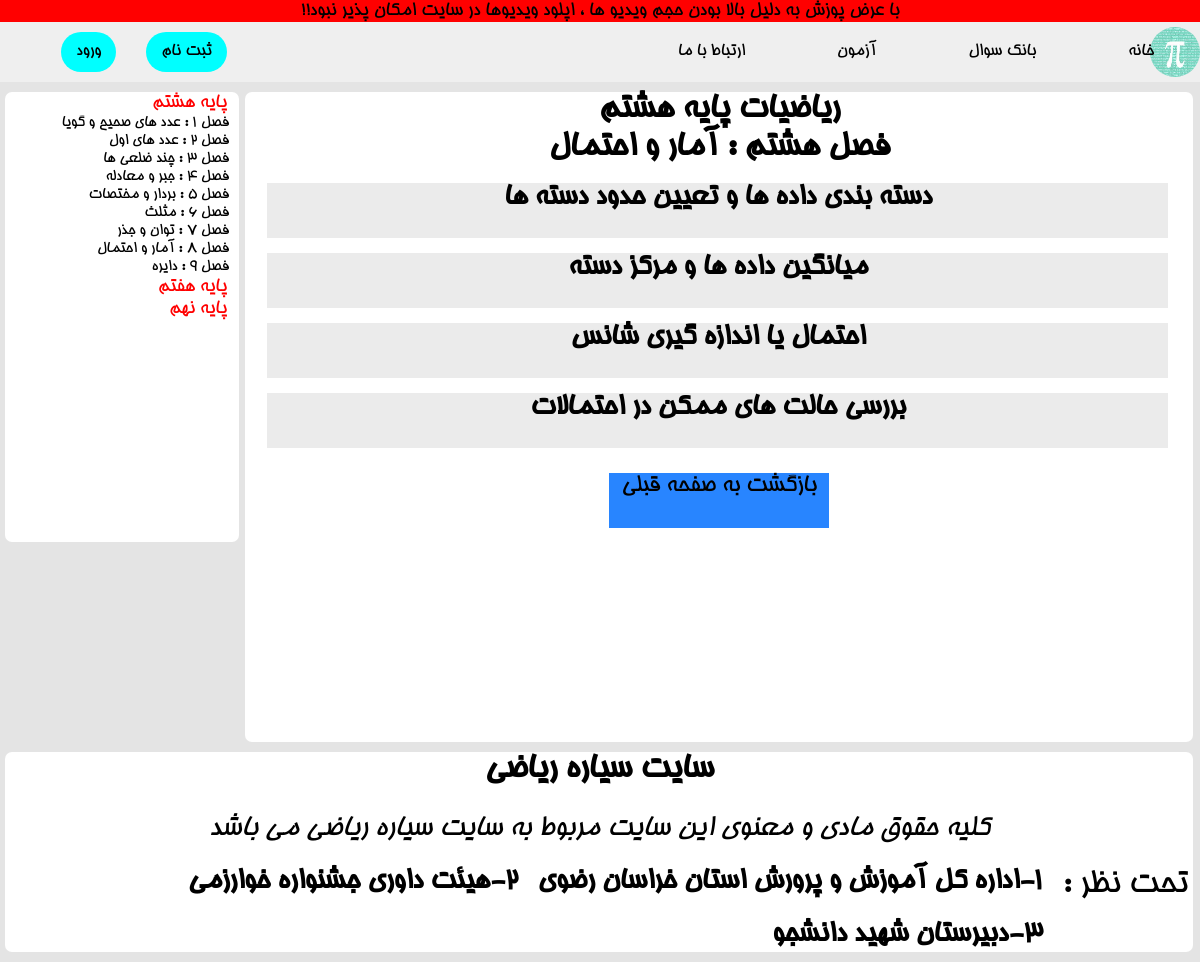
Page /paye8/season8/ on the committed database.
### project/models.py (models this page shows, shortened)
class Lessons(models.Model):
    STATUS_CHOICES = (
        ('paye7_season1' , 'paye7_season1'),
        ('paye7_season2' , 'paye7_season2'),
        ('paye7_season3' , 'paye7_season3'),
        ('paye7_season4' , 'paye7_season4'),
        ('paye7_season5' , 'paye7_season5'),
        ('paye7_season6' , 'paye7_season6'),
        ('paye7_season7' , 'paye7_season7'),
        ('paye7_season8' , 'paye7_season8'),
        ('paye7_season9' , 'paye7_season9'),
        ('paye8_season1' , 'paye8_season1'),
        ('paye8_season2' , 'paye8_season2'),
        ('paye8_season3' , 'paye8_season3'),
        ('paye8_season4' , 'paye8_season4'),
        ('paye8_season5' , 'paye8_season5'),
        ('paye8_season6' , 'paye8_season6'),
        ('paye8_season7' , 'paye8_season7'),
        ('paye8_season8' , 'paye8_season8'),
        ('paye8_season9' , 'paye8_season9'),
        ('paye9_season1' , 'paye9_season1'),
        ('paye9_season2' , 'paye9_season2'),
        ('paye9_season3' , 'paye9_season3'),
        ('paye9_season4' , 'paye9_season4'),
        ('paye9_season5' , 'paye9_season5'),
        ('paye9_season6' , 'paye9_season6'),
        ('paye9_season7' , 'paye9_season7'),
        ('paye9_season8' , 'paye9_season8'),
    )
    title = models.CharField(max_length=100)
    paye = models.CharField(max_length=50)
    lesson = models.CharField(max_length=50)
    video = models.FileField(upload_to='video/%y')
    slug = models.SlugField(max_length=50)
    status = models.CharField(max_length=50 , choices=STATUS_CHOICES)

### project/views.py (the view)
# urls.py: path('paye8/season8/' , views.Paye8_season8 , name='paye8_season8'),
def Paye8_season8(request):
    lessons = Lessons.objects.filter(status='paye8_season8')
    return render(request , "Seasons/Paye8/season8.html" , {'lesson' : lessons})

### project/templates/Seasons/Paye8/season8.html (shortened to what this page needs)
{% load static %}
<!DOCTYPE html>
<html lang="en" dir="rtl">
<head>
</head>
<body>
{% include 'includes/header.html' %}
{% include 'includes/navbars/paye8.html' %}
    <article>
        <h1>ریاضیات پایه هشتم<br>فصل هشتم : آمار و احتمال</h1>
        {% for lessons in lesson %}
        <a href="{% url 'urls:lessons' lessons.slug %}">
            <div class="div-lesson">
                <h2>{{lessons.lesson}}</h2>
            </div>
        </a>
        {% endfor %}
            <a href="{% url 'urls:paye8' %}">
                <div class="div-back">بازگشت به صفحه قبلی</div>
             </a>
                </article>
        {% include 'includes/footer.html' %}
</body>
</html>

### project/static/style/style.css (style rules this page uses)
* { margin: 0; padding: 0; box-sizing: border-box; text-decoration: none; list-style: none; }
html a { color: black; }
article { height: 650px; width: 99%; background-color: white; margin-right: 7px; margin-top: 10px; margin-bottom: 10px; border-radius: 7px; }
h2 { text-align: center; }

### project/static/style/Seasons/style8.css (style rules this page uses)
body { background-color:rgb(228, 228, 228); }
* { margin: 0; padding: 0; box-sizing: border-box; text-decoration: none; list-style: none; }
html a { color: black; }
article { height: 650px; width: 79%; background-color: white; margin-right: 7px; margin-top: 10px; margin-bottom: 10px; border-radius: 7px; }
h1 { text-align: center; font-size: 35px; }
.div-lesson { width: 95%; height: 55px; background-color: #ebebeb; margin-right: 25px; margin-top: 15px; transition: all 0.5s; }
h2 { text-align: center; font-size: 30px; width: 100%; height: 55px; transition: all 0.5a; }
.div-back { background-color: rgb(40, 133, 255); margin-left: auto; margin-right:auto; margin-top: 25px; width: 220px; height: 55px; text-align: center; font-size: 25px; transition: all 0.6s; }

### rows in the picture
Lessons: lesson "دسته بندی داده ها و تعیین حدود دسته ها"
Lessons: lesson "میانگین داده ها و مرکز دسته"
Lessons: lesson "احتمال یا اندازه گیری شانس"
Lessons: lesson "بررسی حالت های ممکن در احتمالات"
